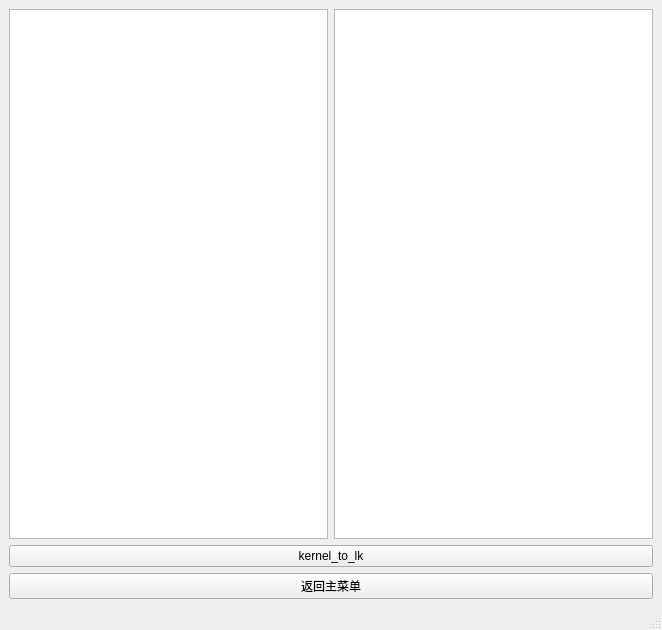
<?xml version="1.0" encoding="UTF-8"?>
<ui version="4.0">
 <class>MainWindow</class>
 <widget class="QMainWindow" name="MainWindow">
  <property name="geometry">
   <rect>
    <x>0</x>
    <y>0</y>
    <width>662</width>
    <height>630</height>
   </rect>
  </property>
  <property name="windowTitle">
   <string>MainWindow</string>
  </property>
  <widget class="QWidget" name="centralwidget">
   <layout class="QGridLayout" name="gridLayout">
    <item row="0" column="0">
     <layout class="QHBoxLayout" name="horizontalLayout">
      <item>
       <widget class="QTextEdit" name="textEdit"/>
      </item>
      <item>
       <widget class="QTextEdit" name="textEdit_2"/>
      </item>
     </layout>
    </item>
    <item row="1" column="0">
     <widget class="QPushButton" name="pushButton">
      <property name="text">
       <string>kernel_to_lk</string>
      </property>
     </widget>
    </item>
    <item row="2" column="0">
     <widget class="QPushButton" name="pushButton_2">
      <property name="text">
       <string>返回主菜单</string>
      </property>
     </widget>
    </item>
   </layout>
  </widget>
  <widget class="QMenuBar" name="menubar">
   <property name="geometry">
    <rect>
     <x>0</x>
     <y>0</y>
     <width>662</width>
     <height>21</height>
    </rect>
   </property>
  </widget>
  <widget class="QStatusBar" name="statusbar"/>
 </widget>
 <resources/>
 <connections/>
</ui>
